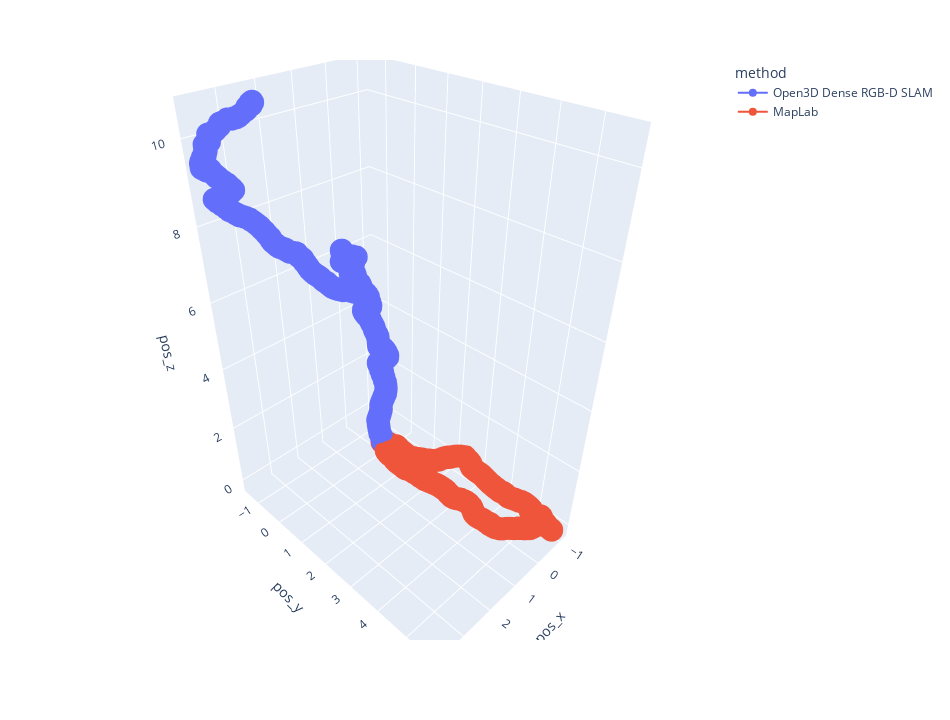

Notebook code cell kept with this figure:
### Code cell
# Visualize pose traj (w/o color)
import plotly.express as px

df = {'method': [], 'pos_x': [], 'pos_y': [], 'pos_z': [], 'timestamp': []} # , 'delta_t': []

### ORB-SLAM3 ###
for i, pose in enumerate(cam_poses):
    df['method'].append('Open3D Dense RGB-D SLAM')
    df['timestamp'].append(i)
    df['pos_x'].append(pose[0, 3])
    df['pos_y'].append(pose[1, 3])
    df['pos_z'].append(pose[2, 3])
    
### MapLab ###
# posed images from MapLab
import rosbag
import numpy as np
from pathlib import Path

#bagpath = Path('../poseimage.bag').resolve()
bag = rosbag.Bag(bagpath)
topic_msgs = bag.read_messages(topics=['/tf'])

for i, (topic, msg, t) in enumerate(topic_msgs):
    msg_timestamp = round(msg.transforms[0].header.stamp.to_sec(), 6)
    
    if msg.transforms[0].header.frame_id == "map" and msg.transforms[0].child_frame_id == 'imu':
        #print(topic, msg, t)
        df['method'].append('MapLab')
        df['timestamp'].append(msg_timestamp)
        df['pos_x'].append(msg.transforms[0].transform.translation.x)
        df['pos_y'].append(msg.transforms[0].transform.translation.y)
        df['pos_z'].append(msg.transforms[0].transform.translation.z)

df = {k: np.array(v) for k, v in df.items()}       
fig = px.line_3d(df, x='pos_x', y='pos_y', z='pos_z', color='method',
                 hover_data=['timestamp'], markers=True,
                 height=720, width=950)
fig.show()

### Figure 1 — Plotly figure (JSON) as saved in the notebook; plotly's stock layout.template omitted (floating-point values rounded to 4 significant figures; data arrays with more than 128 entries replaced by an {"elided": "..."} marker saying what was removed)
{"data": [{"customdata": {"elided": "1371x1 int values"}, "hovertemplate": "method=Open3D Dense RGB-D SLAM<br>pos_x=%{x}<br>pos_y=%{y}<br>pos_z=%{z}<br>timestamp=%{customdata[0]}<extra></extra>", "legendgroup": "Open3D Dense RGB-D SLAM", "line": {"color": "#636efa", "dash": "solid"}, "marker": {"symbol": "circle"}, "mode": "lines+markers", "name": "Open3D Dense RGB-D SLAM", "scene": "scene", "showlegend": true, "type": "scatter3d", "x": {"elided": "1371 float values"}, "y": {"elided": "1371 float values"}, "z": {"elided": "1371 float values"}}, {"customdata": {"elided": "1498x1 float values"}, "hovertemplate": "method=MapLab<br>pos_x=%{x}<br>pos_y=%{y}<br>pos_z=%{z}<br>timestamp=%{customdata[0]}<extra></extra>", "legendgroup": "MapLab", "line": {"color": "#EF553B", "dash": "solid"}, "marker": {"symbol": "circle"}, "mode": "lines+markers", "name": "MapLab", "scene": "scene", "showlegend": true, "type": "scatter3d", "x": {"elided": "1498 float values"}, "y": {"elided": "1498 float values"}, "z": {"elided": "1498 float values"}}], "layout": {"height": 720, "legend": {"title": {"text": "method"}, "tracegroupgap": 0}, "margin": {"t": 60}, "scene": {"domain": {"x": [0, 1], "y": [0, 1]}, "xaxis": {"title": {"text": "pos_x"}}, "yaxis": {"title": {"text": "pos_y"}}, "zaxis": {"title": {"text": "pos_z"}}}, "width": 950}}
